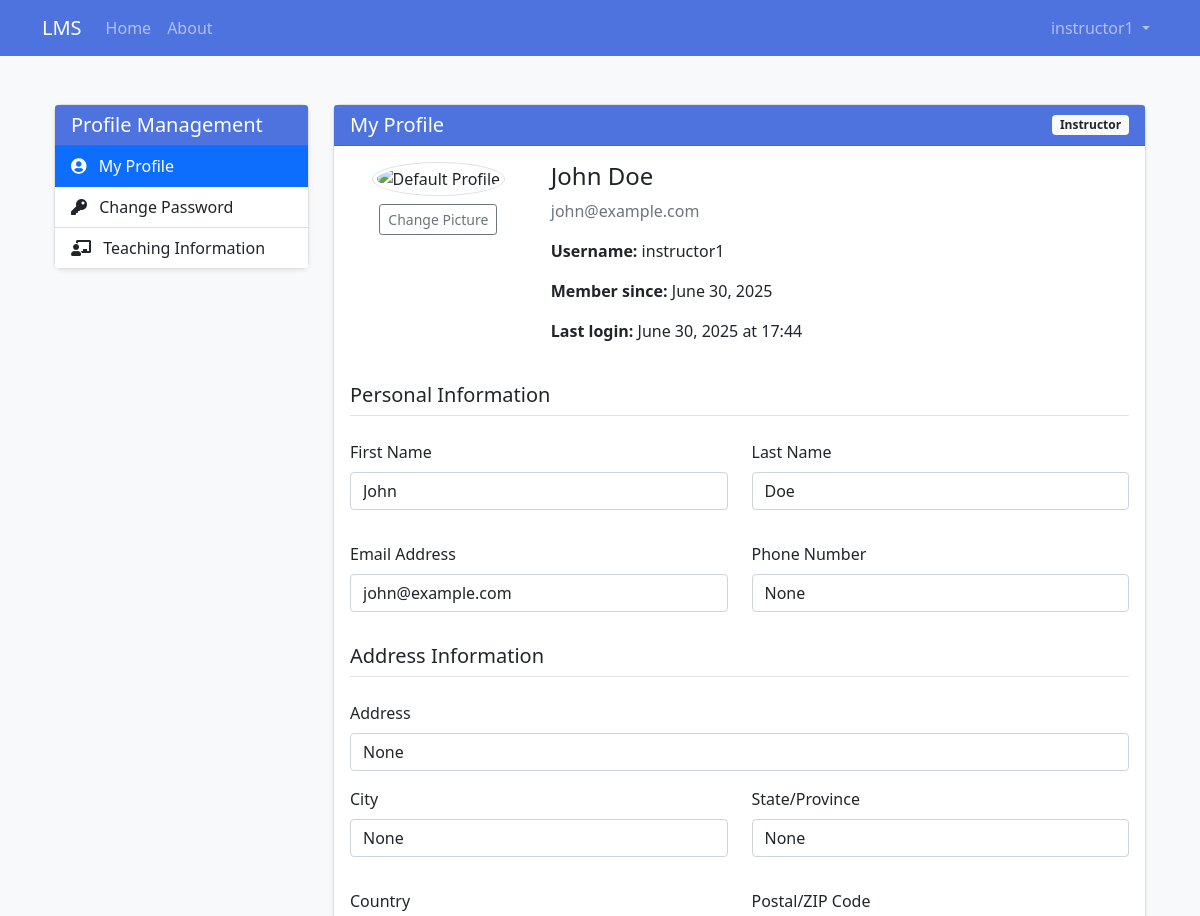
/profile (signed in, upper part), run on an earlier commit of the app's database.
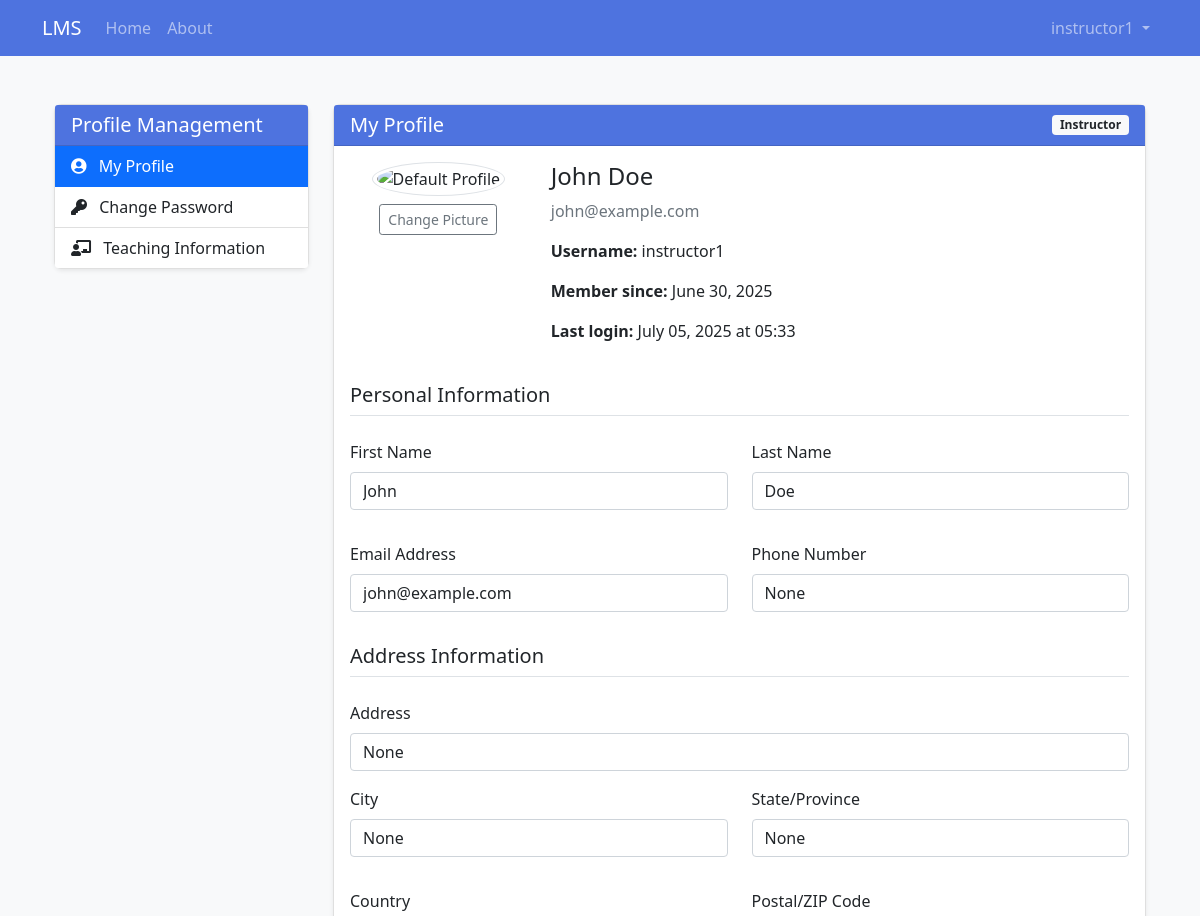
And on a later commit of the database.
### app/models/user.py (models this page shows, shortened)
class User(db.Model, UserMixin):
    id = db.Column(db.Integer, primary_key=True)
    username = db.Column(db.String(50), unique=True, nullable=False)
    email = db.Column(db.String(120), unique=True, nullable=False)
    password = db.Column(db.String(60), nullable=False)
    first_name = db.Column(db.String(50), nullable=False)
    last_name = db.Column(db.String(50), nullable=False)
    role = db.Column(db.String(20), nullable=False)
    created_at = db.Column(db.DateTime, default=datetime.utcnow)
    last_login = db.Column(db.DateTime, nullable=True)
    is_active = db.Column(db.Boolean, default=True)
    is_email_verified = db.Column(db.Boolean, default=False)
    profile = db.relationship(
        'UserProfile', backref='user', uselist=False, cascade='all, delete-orphan')
    courses_teaching = db.relationship(
        'Course', backref='instructor', lazy=True)
    enrollments = db.relationship('Enrollment', backref='student', lazy=True)
    parent_of = db.relationship('ParentStudent',
                                foreign_keys='ParentStudent.parent_id',
                                backref='parent', lazy=True)

### app/routes/auth.py (the view, shortened to what this page needs)
@auth.route('/profile', methods=['GET', 'POST'])
@login_required
def profile():
    if not current_user.profile:
        profile = UserProfile(user_id=current_user.id)
        db.session.add(profile)
        db.session.commit()
    return render_template('auth/profile.html')

### app/models/user.py (called while the page is built)
@login_manager.user_loader
def load_user(user_id):
    return User.query.get(int(user_id))

### app/templates/auth/profile.html (shortened to what the changed rows need)
{% extends "base.html" %}
{% block content %}
<div class="container py-4">
    <div class="row">
        <div class="col-md-9">
            <div class="card">
                <div class="card-header bg-primary text-white d-flex justify-content-between align-items-center">
                    <h5 class="mb-0">My Profile</h5>
                    <span class="badge bg-light text-dark">{{ current_user.role|title }}</span>
                </div>
                <div class="card-body">
                    <form method="POST" action="{{ url_for('auth.profile') }}" enctype="multipart/form-data">
                        <div class="row mb-4">
                            <div class="col-md-9">
                                <h4>{{ current_user.first_name }} {{ current_user.last_name }}</h4>
                                <p class="text-muted">{{ current_user.email }}</p>
                                <p><strong>Username:</strong> {{ current_user.username }}</p>
                                <p><strong>Member since:</strong> {{ current_user.created_at.strftime('%B %d, %Y') }}</p>
                                {% if current_user.last_login %}
                                <p><strong>Last login:</strong> {{ current_user.last_login.strftime('%B %d, %Y at %H:%M') }}</p>
                                {% endif %}
                            </div>
                        </div>
                        <div class="row mb-3">
                            <div class="col-md-6">
                                <div class="mb-3">
                                    <label for="first_name" class="form-label">First Name</label>
                                    <input type="text" class="form-control" id="first_name" name="first_name" value="{{ current_user.first_name }}" required>
                                </div>
                            </div>
                            <div class="col-md-6">
                                <div class="mb-3">
                                    <label for="last_name" class="form-label">Last Name</label>
                                    <input type="text" class="form-control" id="last_name" name="last_name" value="{{ current_user.last_name }}" required>
                                </div>
                            </div>
                        </div>
                        <div class="row mb-3">
                            <div class="col-md-6">
                                <div class="mb-3">
                                    <label for="email" class="form-label">Email Address</label>
                                    <input type="email" class="form-control" id="email" name="email" value="{{ current_user.email }}" required>
                                </div>
                            </div>
                        </div>
                    </form>
                </div>
            </div>
        </div>
    </div>
</div>
{% endblock %}

### app/templates/base.html (shortened to what this page needs)
<!DOCTYPE html>
<html lang="en">
<head>
    <link href="https://cdn.jsdelivr.net/npm/bootstrap@5.1.0/dist/css/bootstrap.min.css" rel="stylesheet">
    <link rel="stylesheet" href="https://cdnjs.cloudflare.com/ajax/libs/font-awesome/5.15.4/css/all.min.css">
    <link rel="stylesheet" href="{{ url_for('static', filename='css/style.css') }}">
</head>
<body>
    <nav class="navbar navbar-expand-lg navbar-dark bg-primary">
        <div class="container">
            <a class="navbar-brand" href="{{ url_for('main.index') }}">LMS</a>
            <div class="collapse navbar-collapse" id="navbarNav">
                <ul class="navbar-nav me-auto">
                    <li class="nav-item">
                        <a class="nav-link" href="{{ url_for('main.index') }}">Home</a>
                    </li>
                    <li class="nav-item">
                        <a class="nav-link" href="{{ url_for('main.about') }}">About</a>
                    </li>
                </ul>
                <ul class="navbar-nav">
                    {% if current_user.is_authenticated %}
                        <li class="nav-item dropdown">
                            <a class="nav-link dropdown-toggle" href="#" id="navbarDropdown" role="button" data-bs-toggle="dropdown" aria-expanded="false">
                                {{ current_user.username }}
                            </a>
                        </li>
                    {% endif %}
                </ul>
            </div>
        </div>
    </nav>
    <div class="container mt-4">
        {% block content %}{% endblock %}
    </div>
</body>
</html>

What changed in the data, as far as the page shows it:
changed User "John": last_login "June 30, 2025 at 17:44" → "July 05, 2025 at 05:33"
